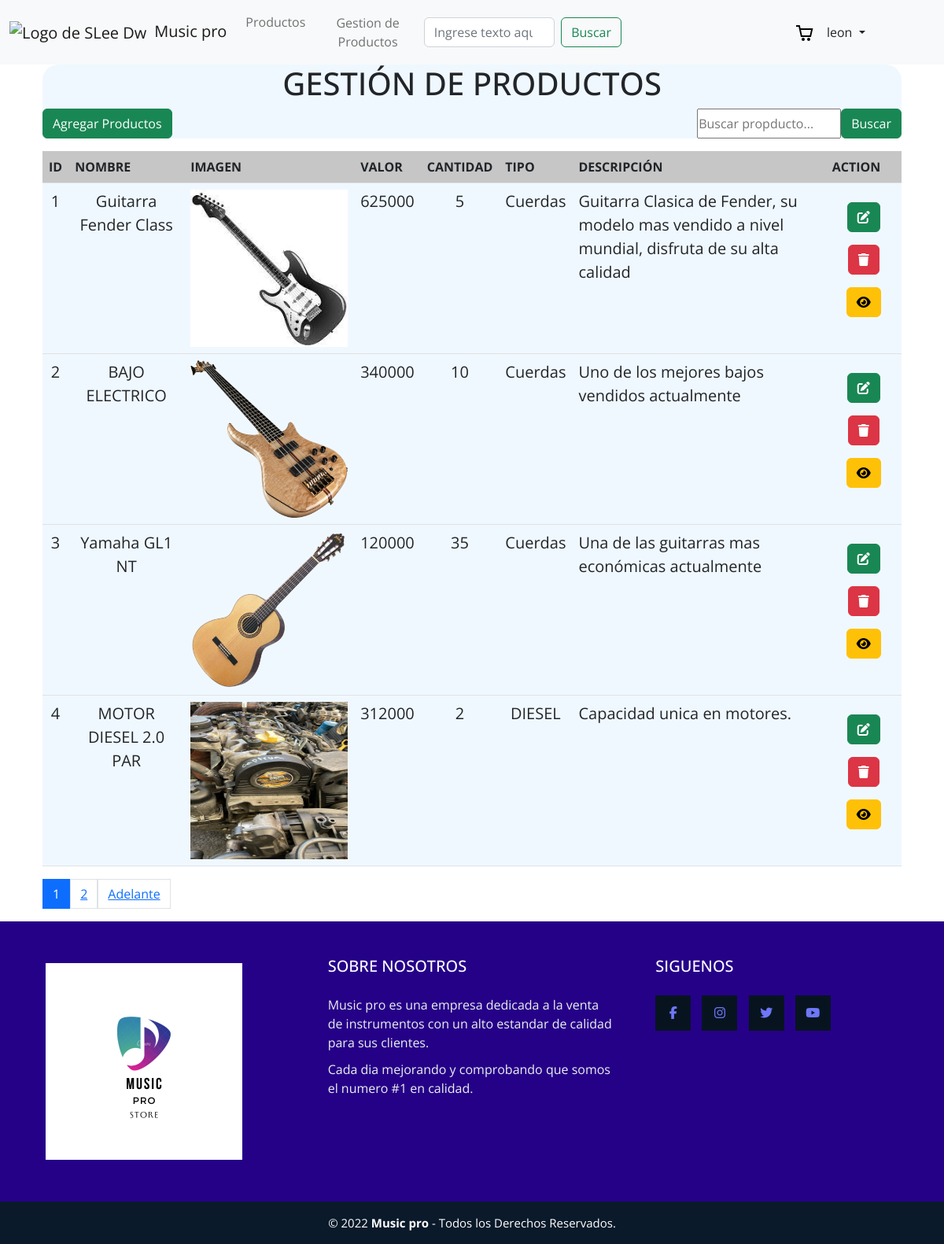
Screenshot of /objetos-admin/ (signed in) with the database file from the repository.
### users/models.py (models this page shows, shortened)
class User(AbstractBaseUser, PermissionsMixin):
    GENDER_CHOICES = (
        ('M', 'MASCULINO'),
        ('F', 'FEMENINO'),
        ('O', 'OTRO'),
    )
    username = models.CharField(max_length=50, unique=True)
    email = models.EmailField()
    nombres = models.CharField(max_length=50, blank=True)
    apellidos = models.CharField(max_length=50, blank=True)
    genero = models.CharField(max_length=1, choices = GENDER_CHOICES, blank=True)
    is_staff = models.BooleanField(default=False)
    USERNAME_FIELD = 'username'
    REQUIRED_FIELDS = ['email',]
    objects = UserManager()

### zavod/models.py (models this page shows)
class Producto(models.Model):
    Tipo_motor = (
        ('Cuerdas', 'Cuerdas'),
        ('Viento', 'Viento'),
        ('Percusion', 'Percusion'),
    )
    idProducto = models.AutoField(primary_key = True,verbose_name = 'Id de producto')
    nombre_producto = models.CharField(max_length = 100, verbose_name = 'Nombre de producto')
    image = models.ImageField(upload_to='images', verbose_name='Imagen')
    valor = models.IntegerField(verbose_name="valor")
    cantidad = models.IntegerField(verbose_name="cantidad")
    descripcion = models.CharField(verbose_name='descripcion', max_length=200)
    tipo_motor = models.CharField('Tipo de motor', max_length=10, choices=Tipo_motor)
    caballos_fuerza = models.IntegerField()
    peso = models.CharField(max_length=10)
    class Meta:
        verbose_name = 'Productos'
        verbose_name_plural = 'Todos los Productos'

### zavod/views.py (the view)
# urls.py: path('objetos-admin/', views.ListObj.as_view(), name='obj_adm'),
class ListObj(StaffRequiredMixin, ListView):
    template_name = 'objetos_admin.html'
    login_url = reverse_lazy('users_app:user_login')
    paginate_by = 4
    ordering = 'idProducto'
    context_object_name = 'productos'
    def get_queryset(self):
        palabra_clave = self.request.GET.get("kword",'')
        lista = Producto.objects.filter(
            nombre_producto__icontains=palabra_clave
        )
        return lista

### zavod/views.py (called while the page is built)
    def test_func(self):
            return self.request.user.is_staff

### zavod/templates/objetos_admin.html (shortened to what this page needs)
{% extends 'base.html' %}
{% load static %}
{%block content%}
<link rel="stylesheet" href="{% static 'css/obj_adm.css' %}">
<div class="container">
    <div class="container-sm ">
        <div id="pr" class="justify-content-center ms-auto mb-3">
        <h1 class="d-flex justify-content-center ms-auto">GESTIÓN DE PRODUCTOS </h1>
        <form class="d-flex mb-3 " method="GET">{% csrf_token %}
          <div class="flex">
            <a href="{% url 'app_zavod:add_prd' %}" class="btn btn-success">Agregar Productos</a>
          </div>
            <div class="d-flex justify-content-end ms-auto">
            <div class="d-flex ">
                <input type="text" id="kword" name="kword" placeholder="Buscar propducto...">
            </div>
            <div class="d-flex">
               <button type="submit" class="btn btn-success">Buscar</button>
            </div>
            </div>
        </div>
        <div class="d-flex flex-row">
            <table class="table">
                <thead>
                  <tr class="tr-name">
                    <th scope="col">ID</th>
                    <th scope="col">NOMBRE</th>
                    <th scope="col">IMAGEN</th>
                    <th scope="col">VALOR</th>
                    <th scope="col">CANTIDAD</th>
                    <th scope="col">TIPO</th>
                    <th scope="col">DESCRIPCIÓN</th>
                    <th scope="col">ACTION</th>
                  </tr>
                </thead>
                <tbody>
                    {% for p in productos %}
                  <tr class="tr-productos">
                        <td>{{p.idProducto}}</td>
                        <td>{{p.nombre_producto}}</td>
                        <td>
                            <img src="{{p.image.url}}"></td>
                        <td>{{p.valor}}</td>
                        <td>{{p.cantidad}}</td>
                        <td>{{p.tipo_motor}}</td>
                        <td class="desc">{{p.descripcion}}</td>
                        <td class="form-group">
                          <a class="btn btn-success btn-block" id="btns" style="margin-top: 20%;" href="{% url 'app_zavod:update_prd' p.idProducto %}"><i class="fa-solid fa-pen-to-square"></i></a>
                          <a class="btn btn-danger btn-block" id="btns" style="margin-top: 20%;" href="{% url 'app_zavod:delete_prd' p.idProducto %}"><i class="fa-solid fa-trash"></i></a>
                          <a class="btn btn-warning btn-block" id="btns" style="margin-top: 20%;" href="{% url 'app_zavod:detalle_producto' p.idProducto %}"><i class="fa-solid fa-eye"></i></a>
                        </td>
                  </tr>
                    {% endfor %}
                </tbody>
              </table>
        </div>
        <div class="d-flex">
            {% if is_paginated %}
            <nav aria-label="Page navigation example">
                <ul class="pagination">
                    {% for pagina in paginator.page_range %}
                    {% if pagina == page_obj.number %}
                    <li class="page-link active" aria-current="page">{{pagina}}</li>
                    {% else %}
                    <li class="page-link"><a href="?page={{pagina}}">{{pagina}}</a></li>
                    {% endif %}
                    {% endfor %}
                    {% if page_obj.has_next %}
                  <li class="page-link">
                    <a href="?page={{page_obj.next_page_number}}">Adelante</a></li>
                    {% endif%}
                </ul>
              </nav>
              {% endif %}
        </div>
    </div>
</div>
{% endblock content %}

### zavod/templates/base.html (shortened to what this page needs)
{%load static%}
<!DOCTYPE html>
<html lang="en">
<head>
    <link href="https://cdn.jsdelivr.net/npm/bootstrap@5.2.0-beta1/dist/css/bootstrap.min.css" rel="stylesheet">
    <link rel="stylesheet" href="{% static 'css/footer.css' %}">
    <link rel="stylesheet" href="{% static 'css/index.css' %}">
    <link rel="stylesheet" href="{% static 'css/cart.css' %}">
</head>
<body>
    <header>
        <nav class="navbar navbar-expand-lg bg-light">
            <div class="container-fluid">
              <a class="navbar-brand" href="{% url 'app_zavod:home' %}"><img src="{% static 'img/logo2.jpg' %}" width="50px" style="margin-right: 10px;" alt="Logo de SLee Dw">Music pro</a>
              <div class="collapse navbar-collapse" id="navbarSupportedContent">
                <ul class="navbar-nav me-auto mb-2 mb-lg-0">
                  <li class="nav-item ">
                    <a class="nav-link"  href="{% url 'app_zavod:productos' %}">Productos</a>
                  </li>
                  {% if request.user.is_staff is not False%}
                  <li class="nav-item ">
                    <a class="btn nav-link"  href="{% url 'app_zavod:obj_adm' %}">Gestion de Productos</a>
                  </li>
                  {% endif %}
                </ul>
                <form class="d-flex" style="margin-right: 25%;" role="search">
                  <input class="form-control me-2" type="search" placeholder="Ingrese texto aquí" aria-label="Search">
                  <button class="btn btn-outline-success" type="submit">Buscar</button>
                </form>
                {% include "./components/header_cart.html" %}
                <div class="nav-item dropdown" style="margin-right: 10%;">
                  <a class="nav-link dropdown-toggle" href="#" id="navbarDropdown" role="button" data-bs-toggle="dropdown" aria-expanded="false">
                    {{user}}
                  </a>
                </div>
              </div>
            </div>
          </nav>
    </header>
    {%block content%}
    {% endblock %}
    <footer class="pie-pagina">
        <div class="grupo-1">
            <div class="box">
                <figure>
                    <a href="#">
                        <img src="{% static 'img/logo1.png' %}" alt="Logo de SLee Dw">
                    </a>
                </figure>
            </div>
            <div class="box">
                <h2>SOBRE NOSOTROS</h2>
                <p>Music pro es una empresa dedicada a la venta de instrumentos con un alto estandar de calidad para sus clientes.</p>
                <p>Cada dia mejorando y comprobando que somos el numero #1 en calidad.</p>
            </div>
            <div class="box">
                <h2>SIGUENOS</h2>
                <div class="red-social">
                    <a href="#" class="fa fa-facebook"></a>
                    <a href="#" class="fa fa-instagram"></a>
                    <a href="#" class="fa fa-twitter"></a>
                    <a href="#" class="fa fa-youtube"></a>
                </div>
            </div>
        </div>
        <div class="grupo-2">
            <small>&copy; 2022 <b>Music pro</b> - Todos los Derechos Reservados.</small>
        </div>
    </footer>
  </body>
</html>

### zavod/static/css/footer.css (style rules this page uses)
* { margin: 0; padding: 0; box-sizing: border-box; font-family: 'Open Sans', sans-serif; }
.pie-pagina { width: 100%; background-color: #250188; }
.pie-pagina .grupo-1 { width: 100%; max-width: 1200px; margin: auto; display:grid; grid-template-columns: repeat(3, 1fr); grid-gap:50px; padding: 45px 0px; }
.pie-pagina .grupo-1 .box figure { width: 100%; height: 100%; display: flex; justify-content: center; align-items: center; }
.pie-pagina .grupo-1 .box figure img { width: 250px; }
.pie-pagina .grupo-1 .box h2 { color: #fff; margin-bottom: 25px; font-size: 20px; }
.pie-pagina .grupo-1 .box p { color: #efefef; margin-bottom: 10px; }
.pie-pagina .grupo-1 .red-social a { display: inline-block; text-decoration: none; width: 45px; height: 45px; line-height: 45px; color: rgb(110, 119, 247); margin-right: 10px; background-color: #071420; text-align: center; transition: all 300ms ease; }
.pie-pagina .grupo-2 { background-color: #0a1a2a; padding: 15px 10px; text-align: center; color: #fff; }
.pie-pagina .grupo-2 small { font-size: 15px; }

### zavod/static/css/cart.css (style rules this page uses)
:root { --ICON_SIZE: 24px }

### zavod/static/css/obj_adm.css (style rules this page uses)
#pr { background-color: aliceblue; border-radius: 20px; border-color: aquamarine; }
.tr-productos > td > img { width: 200px; height: 200px; }
.tr-name > th { text-align: justify; background-color:#c6c6c6; }
.tr-productos>td { background-color: aliceblue; text-align: center; font-size: 20px; }
.tr-productos>.desc { text-align: left; }

### rows the page displays
User: username "leon"
Producto: idProducto "1", nombre_producto "Guitarra Fender Class", image (picture), valor "625000", cantidad "5", tipo_motor "Cuerdas", descripcion "Guitarra Clasica de Fender, su modelo mas vendido a nivel mundial, disfruta de su alta calidad"
Producto: idProducto "2", nombre_producto "BAJO ELECTRICO", image (picture), valor "340000", cantidad "10", tipo_motor "Cuerdas", descripcion "Uno de los mejores bajos vendidos actualmente"
Producto: idProducto "3", nombre_producto "Yamaha GL1 NT", image (picture), valor "120000", cantidad "35", tipo_motor "Cuerdas", descripcion "Una de las guitarras mas económicas actualmente"
Producto: idProducto "4", nombre_producto "MOTOR DIESEL 2.0 PAR", image (picture), valor "312000", cantidad "2", tipo_motor "DIESEL", descripcion "Capacidad unica en motores."

### other values shown
{{ pagina }} "1"
{{ pagina }} "2"
